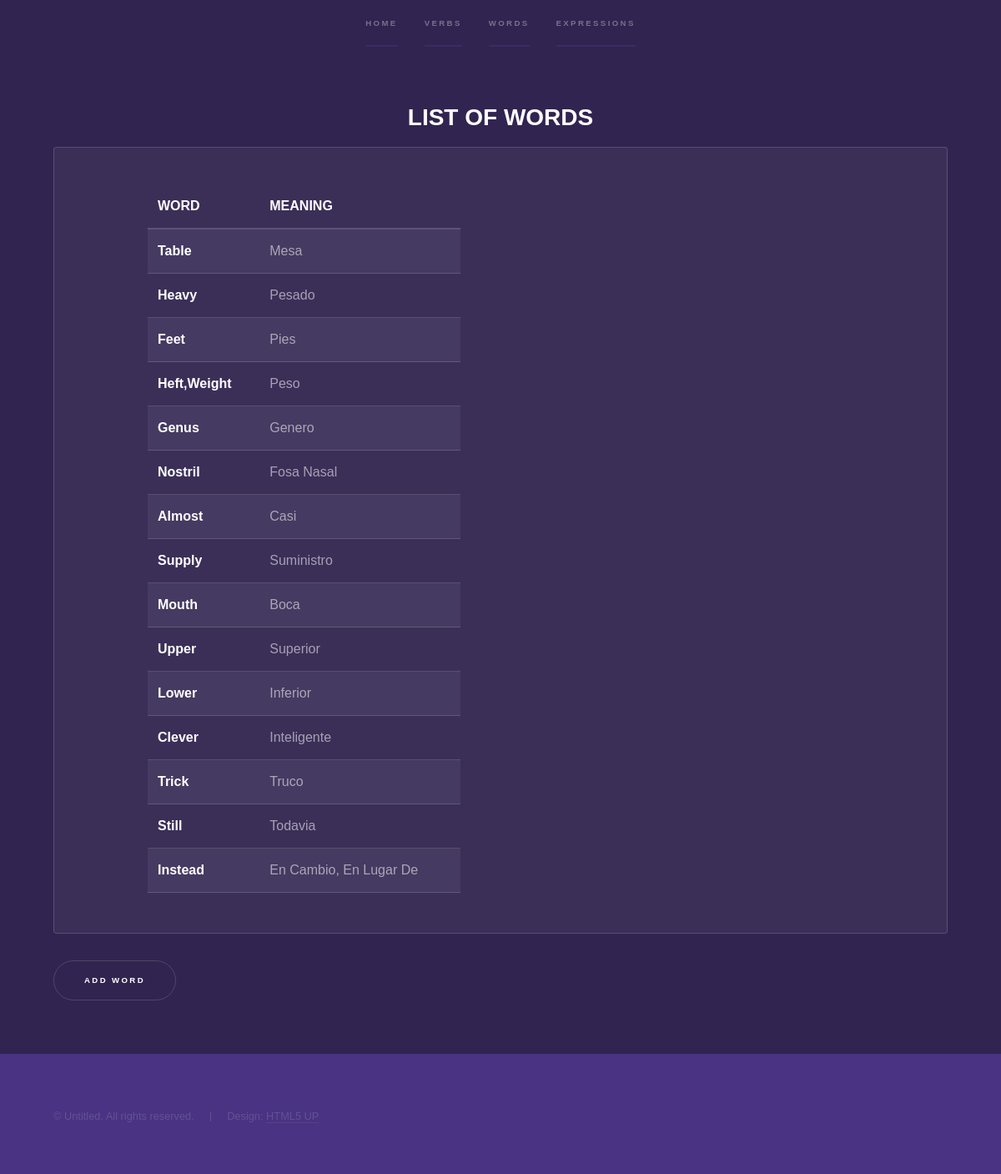
Screenshot of /words/ with the database file from the repository.
### Word/models.py (models this page shows, shortened)
class Word(models.Model):
    name= models.CharField(max_length=200)
    meaning=models.CharField(max_length=200,null=True,blank=True)
    class Meta:
        verbose_name='word'
        verbose_name_plural='words'

### Word/views.py (the view)
# urls.py: path('',views.show_word,name="Word"),
def show_word(request):
    words = Word.objects.all()
    context= {
        'words': words
    }
    return render(request,'Word/list_word.html',context)

### Word/templates/Word/list_word.html
{% extends 'base.html' %}
{% block content %}
<section id="two" class="wrapper style4 fade-up">
    <div class="inner">
        <h2 style="text-align:center; text-transform: uppercase;">List of Words</h2>
        <div class="features">
            <section >
                <table border="1">
                    <thead>
                        <tr>
                            <th>WORD</th>
                            <th>MEANING</th>
                        </tr>
                    </thead>
                    <tbody style="text-transform:capitalize;">
                        {% for w in words %}
                            <tr>
                                <th>{{w.name}}</th>
                                <td>{{w.meaning}}</td>
                            </tr>
                        {% endfor %}
                    </tbody>
                  </table>
            </section>
        </div>
        <ul class="actions">
            <li><a href="/admin/Word/word/" class="button">Add Word</a></li>
        </ul>
    </div>
</section>
{% endblock content %}

### basePage/static/basePage/css/noscript.css (style rules this page uses)
.wrapper > .inner { opacity: 1 !important; -moz-transform: none !important; -webkit-transform: none !important; -ms-transform: none !important; transform: none !important; }

### rows the page displays
Word: name "Table", meaning "Mesa"
Word: name "Heavy", meaning "Pesado"
Word: name "Feet", meaning "Pies"
Word: name "Heft,Weight", meaning "Peso"
Word: name "Genus", meaning "Genero"
Word: name "Nostril", meaning "Fosa Nasal"
Word: name "Almost", meaning "Casi"
Word: name "Supply", meaning "Suministro"
Word: name "Mouth", meaning "Boca"
Word: name "Upper", meaning "Superior"
Word: name "Lower", meaning "Inferior"
Word: name "Clever", meaning "Inteligente"
Word: name "Trick", meaning "Truco"
Word: name "Still", meaning "Todavia"
Word: name "Instead", meaning "En Cambio, En Lugar De"
